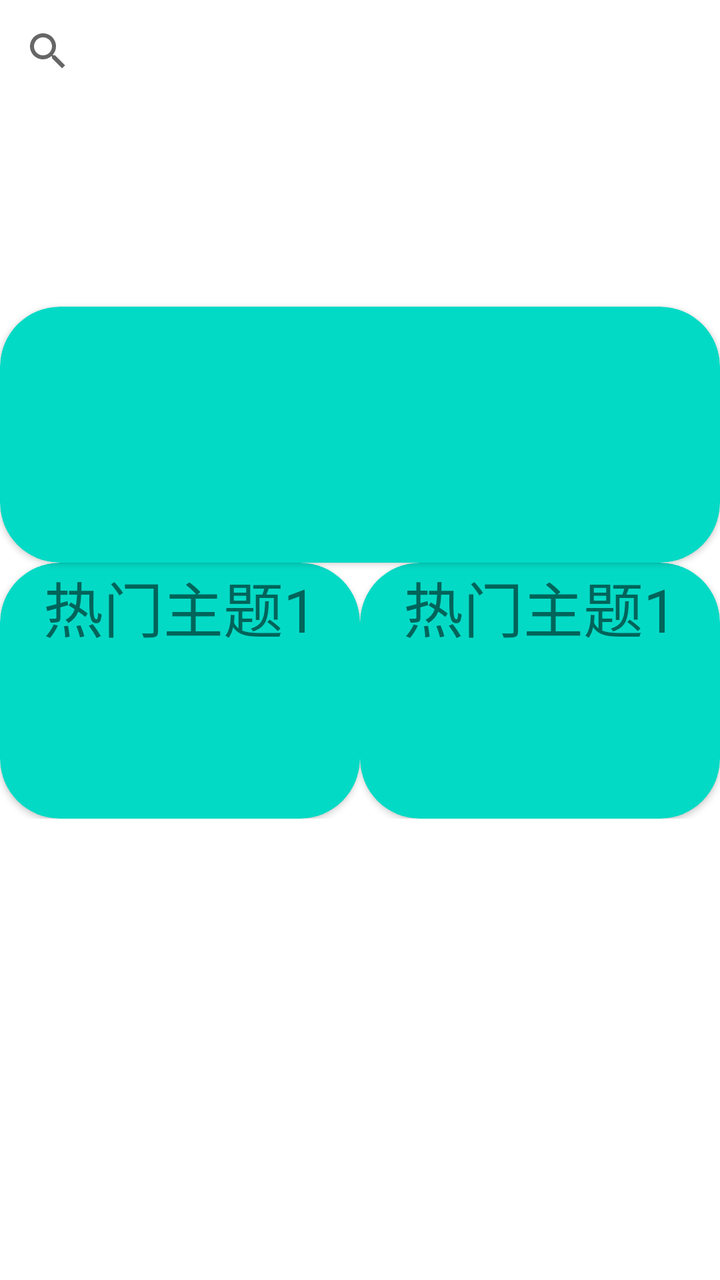
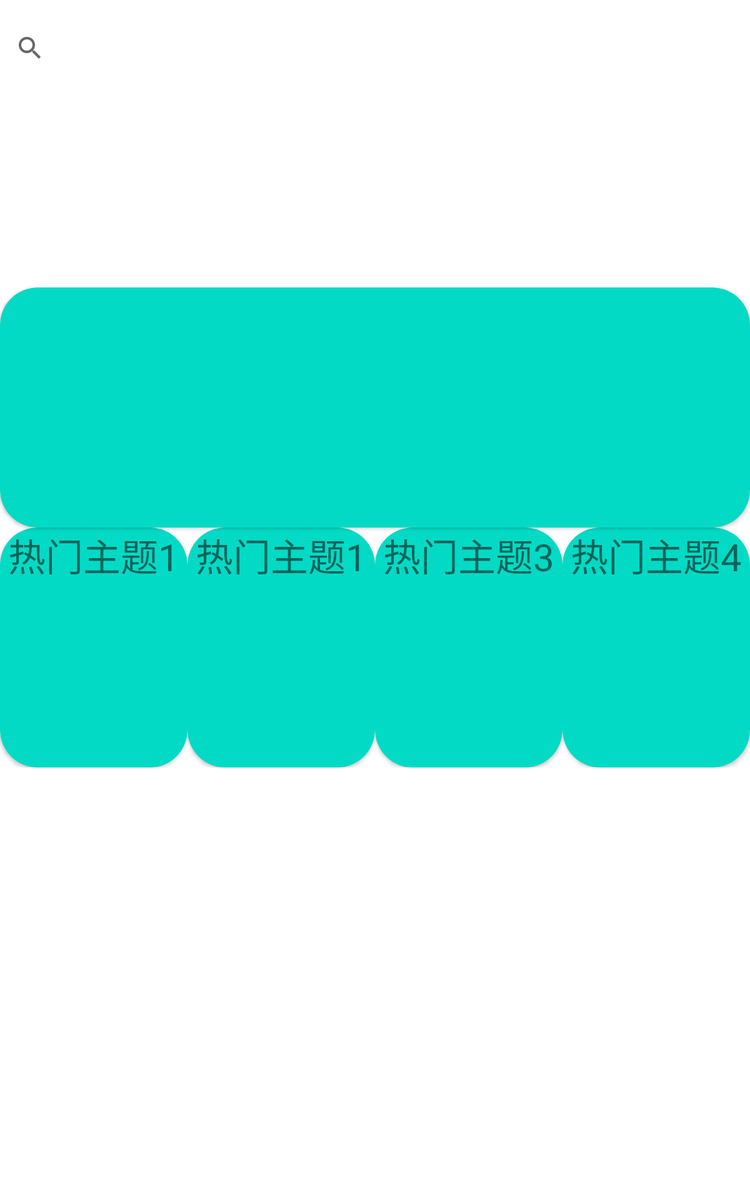

An Android layout and its configuration variant, each rendered on a device that would load it. The default file and the variant file are quoted in full after the pictures.
<!-- AndroidManifest.xml: application theme Theme.SmartCity_test3 -->
<!-- res/layout/fragment_home.xml -->
<?xml version="1.0" encoding="utf-8"?>
<LinearLayout xmlns:android="http://schemas.android.com/apk/res/android"
    xmlns:app="http://schemas.android.com/apk/res-auto"
    xmlns:tools="http://schemas.android.com/tools"
    android:layout_width="match_parent"
    android:layout_height="match_parent"
    android:orientation="vertical"
    tools:context=".ui.home.HomeFragment">


    <androidx.appcompat.widget.SearchView
        android:layout_width="match_parent"
        android:layout_height="0dp"
        android:layout_weight="1"/>

    <androidx.viewpager.widget.ViewPager
        android:id="@+id/viewPager_home"
        android:layout_width="match_parent"
        android:layout_height="0dp"
        android:layout_weight="2"/>

    <androidx.cardview.widget.CardView
        app:cardCornerRadius="30dp"
        app:cardBackgroundColor="@color/teal_200"
        android:layout_width="match_parent"
        android:layout_height="0dp"
        android:layout_weight="2.5">
        <androidx.recyclerview.widget.RecyclerView
            android:id="@+id/recyclerService_home"
            android:layout_width="match_parent"
            android:layout_height="match_parent"/>

    </androidx.cardview.widget.CardView>

    <LinearLayout
        android:layout_width="match_parent"
        android:layout_height="0dp"
        android:layout_weight="2.5"
        android:orientation="horizontal">
        <androidx.cardview.widget.CardView
            android:layout_width="0dp"
            android:layout_weight="1"
            app:cardCornerRadius="30dp"
            app:cardBackgroundColor="@color/teal_200"
            android:layout_height="match_parent">
            <TextView
                android:textAlignment="center"
                android:text="热门主题1"
                android:textSize="30sp"
                android:layout_width="match_parent"
                android:layout_height="match_parent"/>

        </androidx.cardview.widget.CardView>

        <androidx.cardview.widget.CardView
            android:layout_width="0dp"
            app:cardBackgroundColor="@color/teal_200"
            android:layout_weight="1"
            app:cardCornerRadius="30dp"
            android:layout_height="match_parent">
            <TextView
                android:textAlignment="center"
                android:text="热门主题1"
                android:textSize="30sp"
                android:layout_width="match_parent"
                android:layout_height="match_parent"/>

        </androidx.cardview.widget.CardView>
    </LinearLayout>

    <LinearLayout
        android:layout_width="match_parent"
        android:layout_height="0dp"
        android:layout_weight="4.5"
        android:orientation="vertical">

        <androidx.recyclerview.widget.RecyclerView
            android:id="@+id/recyclerLabel_home"
            android:layout_width="match_parent"
            android:layout_height="0dp"
            android:layout_weight="1"/>
        <ListView
            android:id="@+id/listViewXinwen_home"
            android:layout_width="match_parent"
            android:layout_height="0dp"
            android:layout_weight="4"/>

    </LinearLayout>



</LinearLayout>
<!-- resources referenced by this layout -->
<resources>
  <style name="Theme.SmartCity_test3" parent="Theme.MaterialComponents.DayNight.DarkActionBar">
          
          <item name="colorPrimary">@color/purple_500</item>
          <item name="colorPrimaryVariant">@color/purple_700</item>
          <item name="colorOnPrimary">@color/white</item>
          
          <item name="colorSecondary">@color/teal_200</item>
          <item name="colorSecondaryVariant">@color/teal_700</item>
          <item name="colorOnSecondary">@color/black</item>
          
          <item name="android:statusBarColor" tools:targetApi="l">?attr/colorPrimaryVariant</item>
          
      </style>
</resources>
<!-- res/layout-large/fragment_home.xml (the repository's variant of the layout above) -->
<!-- drawn on a 7-inch tablet held upright -->
<?xml version="1.0" encoding="utf-8"?>
<LinearLayout xmlns:android="http://schemas.android.com/apk/res/android"
    xmlns:app="http://schemas.android.com/apk/res-auto"
    xmlns:tools="http://schemas.android.com/tools"
    android:layout_width="match_parent"
    android:layout_height="match_parent"
    android:orientation="vertical"
    tools:context=".ui.home.HomeFragment">


    <androidx.appcompat.widget.SearchView
        android:layout_width="match_parent"
        android:layout_height="0dp"
        android:layout_weight="1"/>

    <androidx.viewpager.widget.ViewPager
        android:id="@+id/viewPager_home"
        android:layout_width="match_parent"
        android:layout_height="0dp"
        android:layout_weight="2"/>

    <androidx.cardview.widget.CardView
        app:cardCornerRadius="30dp"
        app:cardBackgroundColor="@color/teal_200"
        android:layout_width="match_parent"
        android:layout_height="0dp"
        android:layout_weight="2.5">
        <androidx.recyclerview.widget.RecyclerView
            android:id="@+id/recyclerService_home"
            android:layout_width="match_parent"
            android:layout_height="match_parent"/>

    </androidx.cardview.widget.CardView>

    <LinearLayout
        android:layout_width="match_parent"
        android:layout_height="0dp"
        android:layout_weight="2.5"
        android:orientation="horizontal">
        <androidx.cardview.widget.CardView
            android:layout_width="0dp"
            android:layout_weight="1"
            app:cardCornerRadius="30dp"
            app:cardBackgroundColor="@color/teal_200"
            android:layout_height="match_parent">
            <TextView
                android:textAlignment="center"
                android:text="热门主题1"
                android:textSize="30sp"
                android:layout_width="match_parent"
                android:layout_height="match_parent"/>

        </androidx.cardview.widget.CardView>

        <androidx.cardview.widget.CardView
            android:layout_width="0dp"
            app:cardBackgroundColor="@color/teal_200"
            android:layout_weight="1"
            app:cardCornerRadius="30dp"
            android:layout_height="match_parent">
            <TextView
                android:textAlignment="center"
                android:text="热门主题1"
                android:textSize="30sp"
                android:layout_width="match_parent"
                android:layout_height="match_parent"/>

        </androidx.cardview.widget.CardView>

        <androidx.cardview.widget.CardView
            android:layout_width="0dp"
            app:cardBackgroundColor="@color/teal_200"
            android:layout_weight="1"
            app:cardCornerRadius="30dp"
            android:layout_height="match_parent">
            <TextView
                android:textAlignment="center"
                android:text="热门主题3"
                android:textSize="30sp"
                android:layout_width="match_parent"
                android:layout_height="match_parent"/>

        </androidx.cardview.widget.CardView>

        <androidx.cardview.widget.CardView
            android:layout_width="0dp"
            app:cardBackgroundColor="@color/teal_200"
            android:layout_weight="1"
            app:cardCornerRadius="30dp"
            android:layout_height="match_parent">
            <TextView
                android:textAlignment="center"
                android:text="热门主题4"
                android:textSize="30sp"
                android:layout_width="match_parent"
                android:layout_height="match_parent"/>

        </androidx.cardview.widget.CardView>
    </LinearLayout>

    <LinearLayout
        android:layout_width="match_parent"
        android:layout_height="0dp"
        android:layout_weight="4.5"
        android:orientation="vertical">

        <androidx.recyclerview.widget.RecyclerView
            android:id="@+id/recyclerLabel_home"
            android:layout_width="match_parent"
            android:layout_height="0dp"
            android:layout_weight="1"/>
        <ListView
            android:id="@+id/listViewXinwen_home"
            android:layout_width="match_parent"
            android:layout_height="0dp"
            android:layout_weight="4"/>

    </LinearLayout>



</LinearLayout>
